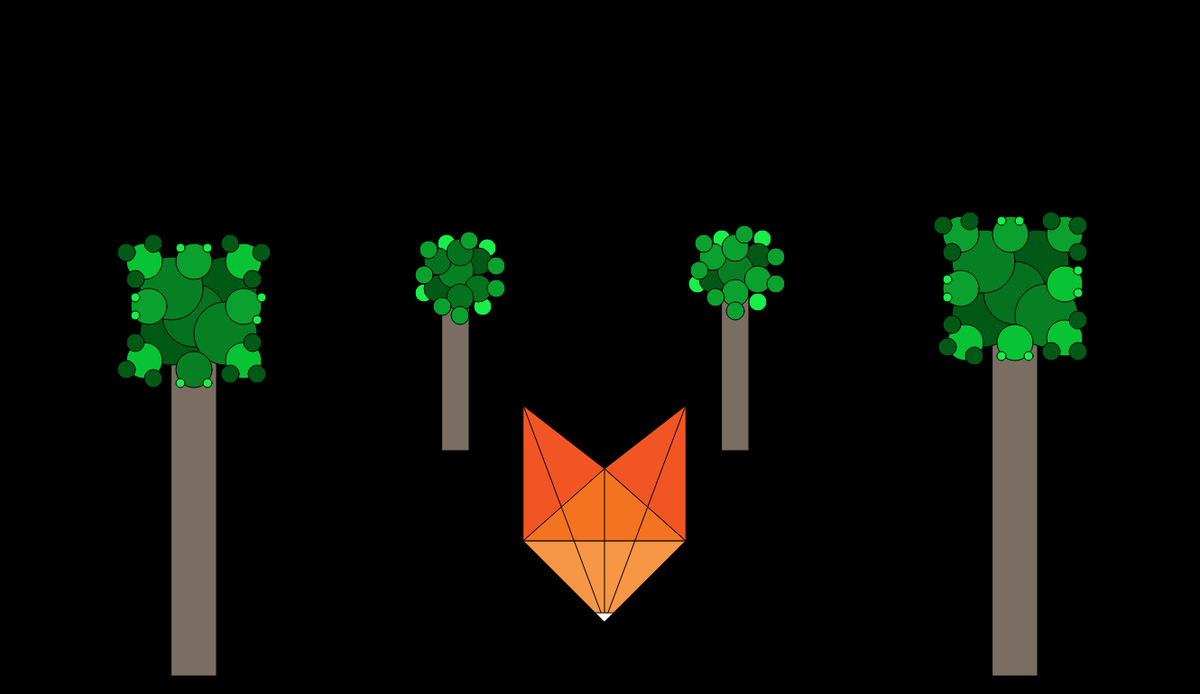
Frame 1 (no input)
Frame 60 (no input): identical to frame 1, image omitted
Frame 120 (the mouse pressed at the canvas centre since frame 60): identical to frame 1, image omitted

The p5.js sketch that drew this single still picture (run headless with seeded random() and noise() and a simulated clock; from frame 60 on, the mouse is pressed at the canvas centre):

// p5.js sketch
// ── sketch.js
function setup() {
  createCanvas(1330,770);
}

function draw() {
  background(0);
  //stumps for trees
  fill(122,109,98)
  rect(190,350,50,400);
  rect(1100,350,50,400);
  rect(490,300,30,200);
  rect(800,300,30,200);
  //tree "leaves" for farthest right tree
  fill(1,89,22);
  ellipse(250,320,70,70);
  ellipse(190,370,70,70);
  fill(4,114,30);
  ellipse(215,350,70,70);
  fill(7,128,35);
  ellipse(250,370,70,70);
  ellipse(190,320,70,70);
  ellipse(215,410,40,40);
  fill(10,161,46);
  ellipse(215,290,40,40);
  ellipse(165,340,40,40);
  ellipse(270,340,40,40);
  fill(8,195,52);
  ellipse(270,400,40,40);
  ellipse(270,290,40,40);
  ellipse(160,290,40,40);
  ellipse(160,400,40,40);
  fill(1,89,22);
  ellipse(170,420,20,20);
  ellipse(140,410,20,20);
  ellipse(150,380,20,20);
  fill(25,238,75);
  ellipse(150,350,10,10);
  ellipse(150,330,10,10);
  fill(1,89,22);
  ellipse(150,310,20,20);
  ellipse(140,280,20,20);
  ellipse(170,270,20,20);
  fill(25,238,75);
  ellipse(200,275,10,10);
  ellipse(230,275,10,10);
  ellipse(230,425,10,10);
  ellipse(200,425,10,10);
  fill(1,89,22);
  ellipse(280,380,20,20);
  ellipse(285,415,20,20);
  ellipse(255,415,20,20);
  ellipse(255,270,20,20);
  ellipse(290,280,20,20);
  ellipse(280,310,20,20);
  fill(25,238,75);
  ellipse(290,330,10,10);
  ellipse(285,355,10,10);
  //tree "leaves" for center right trees
  fill(25,238,75);
  ellipse(540,275,20,20);
  ellipse(535,340,20,20);
  ellipse(470,325,20,20);
  ellipse(495,270,20,20);
  fill(1,89,22);
  ellipse(485,320,30,30);
  ellipse(530,290,30,30);
  fill(7,128,35);
  ellipse(505,300,40,40);
  fill(4,114,30);
  ellipse(530,320,30,30);
  ellipse(510,330,30,30);
  ellipse(485,290,30,30);
  ellipse(510,280,30,30);
  fill(10,161,46);
  ellipse(550,295,20,20);
  ellipse(550,320,20,20);
  ellipse(510,350,20,20);
  ellipse(490,340,20,20);
  ellipse(470,305,20,20);
  ellipse(475,277,20,20);
  ellipse(520,267,20,20);
  //tree"leaves" for center left tree
  fill(25,238,75);
  ellipse(800,265,20,20);
  ellipse(773,315,20,20);
  ellipse(840,335,20,20);
  ellipse(845,265,20,20);
  fill(1,89,22);
  ellipse(840,285,30,30);
  ellipse(790,310,30,30);
  fill(7,128,35);
  ellipse(815,300,40,40);
  fill(10,161,46);
  ellipse(840,310,30,30);
  ellipse(815,325,30,30);
  ellipse(790,285,30,30);
  ellipse(815,275,30,30);
  fill(10,161,46);
  ellipse(825,260,20,20);
  ellipse(860,285,20,20);
  ellipse(860,315,20,20);
  ellipse(815,345,20,20);
  ellipse(793,330,20,20);
  ellipse(775,300,20,20);
  ellipse(780,270,20,20);
  //tree 'leaves' for far right tree
  fill(1,89,22);
  ellipse(1150,290,70,70);
  ellipse(1090,350,70,70);
  fill(4,114,30);
  ellipse(1125,325,70,70);
  fill(7,128,35);
  ellipse(1090,290,70,70);
  ellipse(1160,350,70,70);
  fill(10,161,46);
  ellipse(1065,320,40,40);
  ellipse(1065,260,40,40);
  ellipse(1120,260,40,40);
  ellipse(1180,260,40,40);
  fill(8,195,52);
  ellipse(1180,315,40,40);
  ellipse(1180,375,40,40);
  ellipse(1125,380,40,40);
  ellipse(1070,380,40,40);
  fill(1,89,22);
  ellipse(1080,395,20,20);
  ellipse(1050,385,20,20);
  ellipse(1055,360,20,20);
  fill(25,238,75);
  ellipse(1050,330,10,10);
  ellipse(1050,310,10,10);
  fill(1,89,22);
  ellipse(1055,280,20,20);
  ellipse(1045,250,20,20);
  ellipse(1075,245,20,20);
  fill(25,238,75);
  ellipse(1110,245,10,10);
  ellipse(1130,245,10,10);
  fill(1,89,22);
  ellipse(1165,245,20,20);
  ellipse(1195,250,20,20);
  ellipse(1195,280,20,20);
  fill(25,238,75);
  ellipse(1195,300,10,10);
  ellipse(1195,325,10,10);
  fill(1,89,22);
  ellipse(1195,355,20,20);
  ellipse(1195,390,20,20);
  ellipse(1165,390,20,20);
  fill(25,238,75);
  ellipse(1140,395,10,10);
  ellipse(1110,395,10,10);
  //fox
  fill(247,150,69)
  triangle(580,600,760,600,670,690)
  fill(244,115,32)
  triangle(580,600,760,600,670,520)
  fill(241,85,36)
  triangle(580,600,670,520,580,450)
  triangle(760,600,670,520,760,450)
  line(670,690,670,520)
  line(670,690,580,450)
  line(670,690,760,450)
  fill(255,255,255)
  triangle(660,680,680,680,670,690)
}
